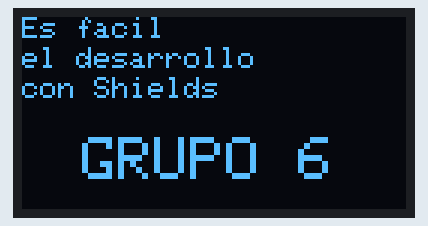
Simulated run of this program. Board: Arduino Uno, built with avr-gcc and run on an emulated ATmega328P. On the bench: 128×64 one-colour display.

Above: at 0.1 s.

The program:

main.cpp
```cpp
/*ISPC.
  Materia: Electronica Microcontrolada.
  Practicas con sistemas embebidos. Shields v1.0

  Ejercicio 1.D
  Se utiliza una pantalla oled 128x64 con el controlador SSD1306 conectada a un atmega328p, para mostrar el mensaje
  “Es fácil el desarrollo con shields”.
  El pin scl de la pantalla se conecta con el pin scl del atmega328p.
  El pin sda de la pantalla se conecta con el pin sda del atmega328p.

  Se usan las librerias Wire.h, Adafruit_GFX.h y Adafruit_SSD1306.h


*/
#include <Arduino.h>


#include <Wire.h>			// libreria para bus I2C
#include <Adafruit_GFX.h>		// libreria generica que ayuda a la visualizacion de texto y graficos en las pantallas
#include <Adafruit_SSD1306.h>		// libreria para controlador SSD1306

#define ANCHO 128			// ANCHO de pantalla es 128
#define ALTO 64				// ALTO de pantalla es 64

#define OLED_RESET 4			// necesario por la libreria Adafruit_GFX.h. Es especifico para las pantallas adafruit.
                          //Aca no lo uso porque la pantalla es generica y no tiene el pin extra de reset
Adafruit_SSD1306 oledProteus(ANCHO, ALTO, &Wire, OLED_RESET);	// crea el objeto oledProteus del tipo Adafruit_SSD1306
/*ANCHO= Ancho de la pantalla.
  ALTO= Alto de la pantalla.
  &Wire= referencia de la libreria Wire.
  OLED_RESET= No lo uso, pero es necesario.
*/

void setup() {

  Wire.begin();					// inicializa comunicacion por bus I2C
  oledProteus.begin(SSD1306_SWITCHCAPVCC, 0x3C);	// inicializa pantalla
  /*SSD1306_SWITCHCAPVCC= Constante definida dentro de la libreria. Se establecer un valor de 3.3v de alimentacion para la pantalla.
    0x3C= Direccion para identificar la pantalla
  */
}

void loop() {
  oledProteus.clearDisplay();			// limpia pantalla
  oledProteus.setTextColor(WHITE);		// establece el color blanco para el texto (pantalla monocromo)
  oledProteus.setCursor(0, 0);			// ubica cursor en inicio de coordenadas 0,0 para comenzar a escribir.
  oledProteus.setTextSize(1);			// establece tamano de texto en 1
  oledProteus.print("Es facil"); 	// escribe en pantalla el texto
  oledProteus.setCursor(0, 10);			// ubica cursor en inicio de coordenadas 0,10 para comenzar a escribir.
  oledProteus.print("el desarrollo"); 	// escribe en pantalla el texto
  oledProteus.setCursor(0, 20);			// ubica cursor en inicio de coordenadas 0,20 para comenzar a escribir.
  oledProteus.print("con Shields");   // escribe en pantalla el texto
  oledProteus.setCursor (20, 40);		// ubica cursor en coordenas 20,40 para comenzar a escribir.
  oledProteus.setTextSize(2);			// establece tamano de texto en 2
  oledProteus.print("GRUPO 6");		// escribe valor de millis() dividido por 1000
  oledProteus.display();			// muestra en pantalla todo lo establecido anteriormente
}
```
